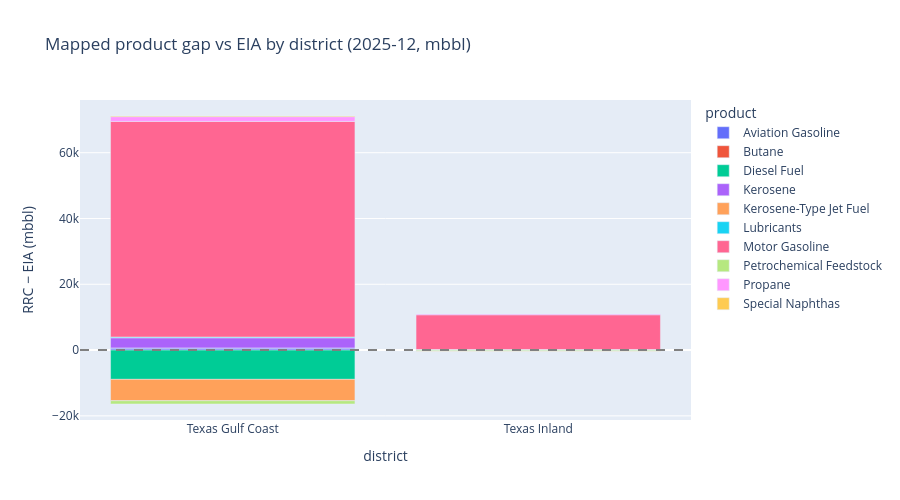
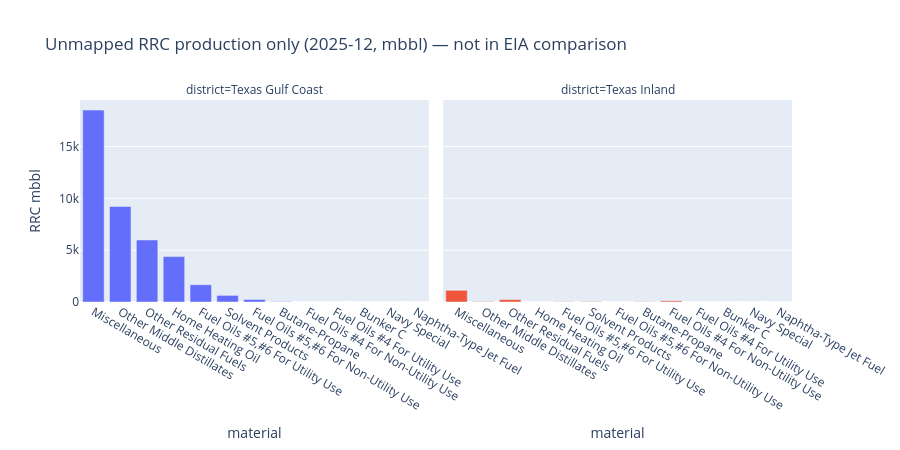

Notebook code for these charts, in order:
### Code cell
# ── Gap decomposition: which products drive the district difference? ─────────
# Compare mapped-product diffs vs total EP00 gap; unmapped RRC fills the remainder.

def gap_decomposition(period, route='refp2'):
    total = compare[compare['route'] == route].copy()
    total = total[total['period'] == period][['district', 'rrc_mbbl', 'eia_mbbl', 'diff_mbbl']].rename(
        columns={'diff_mbbl': 'total_diff_mbbl'}
    )

    prod = prod_compare_all[(prod_compare_all['route'] == route) & (prod_compare_all['period'] == period)]
    prod_gap = (
        prod.groupby(['district', 'material'], as_index=False)['diff_mbbl']
        .sum()
        .rename(columns={'diff_mbbl': 'mapped_diff_mbbl'})
    )

    unmapped = rrc_unmapped[rrc_unmapped['period'] == period].groupby('district', as_index=False)['rrc_mbbl'].sum()
    unmapped = unmapped.rename(columns={'rrc_mbbl': 'unmapped_rrc_mbbl'})

    summary = total.merge(
        prod_gap.groupby('district', as_index=False)['mapped_diff_mbbl'].sum(),
        on='district', how='left',
    ).merge(unmapped, on='district', how='left')
    summary['unmapped_rrc_mbbl'] = summary['unmapped_rrc_mbbl'].fillna(0)
    summary['mapped_diff_mbbl'] = summary['mapped_diff_mbbl'].fillna(0)
    summary['unexplained_mbbl'] = summary['total_diff_mbbl'] - summary['mapped_diff_mbbl']

    return prod_gap, summary

decomp_period = prod_compare_all['period'].max()
prod_gap, gap_summary = gap_decomposition(decomp_period, route='refp2')
print(f'Gap decomposition for {decomp_period} (refp2):')
display(gap_summary)

# Stacked bar: mapped product contributions to diff (positive = RRC > EIA)
fig = px.bar(
    prod_gap,
    x='district', y='mapped_diff_mbbl', color='material',
    title=f'Mapped product gap vs EIA by district ({decomp_period}, mbbl)',
    labels={'mapped_diff_mbbl': 'RRC − EIA (mbbl)', 'material': 'product'},
    barmode='relative',
)
fig.add_hline(y=0, line_dash='dash', line_color='gray')
fig.update_layout(height=500)
fig.show()

# Unmapped RRC production (no EIA counterpart in PRODUCT_MAP)
unmapped_latest = rrc_unmapped[rrc_unmapped['period'] == decomp_period].copy()
fig2 = px.bar(
    unmapped_latest.sort_values('rrc_mbbl', ascending=False),
    x='material', y='rrc_mbbl', color='district', facet_col='district',
    title=f'Unmapped RRC production only ({decomp_period}, mbbl) — not in EIA comparison',
    labels={'rrc_mbbl': 'RRC mbbl'},
)
fig2.update_layout(height=450, showlegend=False)
fig2.show()

### Figure 1 — Plotly figure (JSON) as saved in the notebook; plotly's stock layout.template omitted (floating-point values rounded to 4 significant figures)
{"data": [{"hovertemplate": "product=Aviation Gasoline<br>district=%{x}<br>RRC − EIA (mbbl)=%{y}<extra></extra>", "legendgroup": "Aviation Gasoline", "marker": {"color": "#636efa", "pattern": {"shape": ""}}, "name": "Aviation Gasoline", "orientation": "v", "showlegend": true, "textposition": "auto", "type": "bar", "x": ["Texas Gulf Coast", "Texas Inland"], "xaxis": "x", "y": [630.9, 0.813], "yaxis": "y"}, {"hovertemplate": "product=Butane<br>district=%{x}<br>RRC − EIA (mbbl)=%{y}<extra></extra>", "legendgroup": "Butane", "marker": {"color": "#EF553B", "pattern": {"shape": ""}}, "name": "Butane", "orientation": "v", "showlegend": true, "textposition": "auto", "type": "bar", "x": ["Texas Gulf Coast", "Texas Inland"], "xaxis": "x", "y": [25.04, 144.5], "yaxis": "y"}, {"hovertemplate": "product=Diesel Fuel<br>district=%{x}<br>RRC − EIA (mbbl)=%{y}<extra></extra>", "legendgroup": "Diesel Fuel", "marker": {"color": "#00cc96", "pattern": {"shape": ""}}, "name": "Diesel Fuel", "orientation": "v", "showlegend": true, "textposition": "auto", "type": "bar", "x": ["Texas Gulf Coast", "Texas Inland"], "xaxis": "x", "y": [-8911.0, 26.56], "yaxis": "y"}, {"hovertemplate": "product=Kerosene<br>district=%{x}<br>RRC − EIA (mbbl)=%{y}<extra></extra>", "legendgroup": "Kerosene", "marker": {"color": "#ab63fa", "pattern": {"shape": ""}}, "name": "Kerosene", "orientation": "v", "showlegend": true, "textposition": "auto", "type": "bar", "x": ["Texas Gulf Coast", "Texas Inland"], "xaxis": "x", "y": [3069.0, -10.0], "yaxis": "y"}, {"hovertemplate": "product=Kerosene-Type Jet Fuel<br>district=%{x}<br>RRC − EIA (mbbl)=%{y}<extra></extra>", "legendgroup": "Kerosene-Type Jet Fuel", "marker": {"color": "#FFA15A", "pattern": {"shape": ""}}, "name": "Kerosene-Type Jet Fuel", "orientation": "v", "showlegend": true, "textposition": "auto", "type": "bar", "x": ["Texas Gulf Coast", "Texas Inland"], "xaxis": "x", "y": [-6493.0, -0.377], "yaxis": "y"}, {"hovertemplate": "product=Lubricants<br>district=%{x}<br>RRC − EIA (mbbl)=%{y}<extra></extra>", "legendgroup": "Lubricants", "marker": {"color": "#19d3f3", "pattern": {"shape": ""}}, "name": "Lubricants", "orientation": "v", "showlegend": true, "textposition": "auto", "type": "bar", "x": ["Texas Gulf Coast", "Texas Inland"], "xaxis": "x", "y": [243.1, 0.884], "yaxis": "y"}, {"hovertemplate": "product=Motor Gasoline<br>district=%{x}<br>RRC − EIA (mbbl)=%{y}<extra></extra>", "legendgroup": "Motor Gasoline", "marker": {"color": "#FF6692", "pattern": {"shape": ""}}, "name": "Motor Gasoline", "orientation": "v", "showlegend": true, "textposition": "auto", "type": "bar", "x": ["Texas Gulf Coast", "Texas Inland"], "xaxis": "x", "y": [65540.0, 10560.0], "yaxis": "y"}, {"hovertemplate": "product=Petrochemical Feedstock<br>district=%{x}<br>RRC − EIA (mbbl)=%{y}<extra></extra>", "legendgroup": "Petrochemical Feedstock", "marker": {"color": "#B6E880", "pattern": {"shape": ""}}, "name": "Petrochemical Feedstock", "orientation": "v", "showlegend": true, "textposition": "auto", "type": "bar", "x": ["Texas Gulf Coast", "Texas Inland"], "xaxis": "x", "y": [-993.9, -289.1], "yaxis": "y"}, {"hovertemplate": "product=Propane<br>district=%{x}<br>RRC − EIA (mbbl)=%{y}<extra></extra>", "legendgroup": "Propane", "marker": {"color": "#FF97FF", "pattern": {"shape": ""}}, "name": "Propane", "orientation": "v", "showlegend": true, "textposition": "auto", "type": "bar", "x": ["Texas Gulf Coast", "Texas Inland"], "xaxis": "x", "y": [1451.0, 261.2], "yaxis": "y"}, {"hovertemplate": "product=Special Naphthas<br>district=%{x}<br>RRC − EIA (mbbl)=%{y}<extra></extra>", "legendgroup": "Special Naphthas", "marker": {"color": "#FECB52", "pattern": {"shape": ""}}, "name": "Special Naphthas", "orientation": "v", "showlegend": true, "textposition": "auto", "type": "bar", "x": ["Texas Gulf Coast", "Texas Inland"], "xaxis": "x", "y": [195.6, -36.97], "yaxis": "y"}], "layout": {"barmode": "relative", "height": 500, "legend": {"title": {"text": "product"}, "tracegroupgap": 0}, "shapes": [{"line": {"color": "gray", "dash": "dash"}, "type": "line", "x0": 0, "x1": 1, "xref": "x domain", "y0": 0, "y1": 0, "yref": "y"}], "title": {"text": "Mapped product gap vs EIA by district (2025-12, mbbl)"}, "xaxis": {"anchor": "y", "domain": [0, 1], "title": {"text": "district"}}, "yaxis": {"anchor": "x", "domain": [0, 1], "title": {"text": "RRC − EIA (mbbl)"}}}}

### Figure 2 — Plotly figure (JSON) as saved in the notebook; plotly's stock layout.template omitted (floating-point values rounded to 4 significant figures)
{"data": [{"hovertemplate": "district=Texas Gulf Coast<br>material=%{x}<br>RRC mbbl=%{y}<extra></extra>", "legendgroup": "Texas Gulf Coast", "marker": {"color": "#636efa", "pattern": {"shape": ""}}, "name": "Texas Gulf Coast", "orientation": "v", "showlegend": true, "textposition": "auto", "type": "bar", "x": ["Miscellaneous", "Other Middle Distillates", "Other Residual Fuels", "Home Heating Oil", "Fuel Oils #5,#6 For Utility Use", "Solvent Products", "Fuel Oils #5,#6 For Non-Utility Use", "Butane-Propane", "Fuel Oils #4 For Non-Utility Use", "Fuel Oils #4 For Utility Use", "Bunker C", "Navy Special", "Naphtha-Type Jet Fuel"], "xaxis": "x", "y": [18520.0, 9222.0, 5983.0, 4379.0, 1666.0, 636.8, 243.9, 42.72, 1.116, 0.0, 0.0, 0.0, 0.0], "yaxis": "y"}, {"hovertemplate": "district=Texas Inland<br>material=%{x}<br>RRC mbbl=%{y}<extra></extra>", "legendgroup": "Texas Inland", "marker": {"color": "#EF553B", "pattern": {"shape": ""}}, "name": "Texas Inland", "orientation": "v", "showlegend": true, "textposition": "auto", "type": "bar", "x": ["Miscellaneous", "Other Residual Fuels", "Fuel Oils #4 For Non-Utility Use", "Other Middle Distillates", "Solvent Products", "Fuel Oils #5,#6 For Utility Use", "Butane-Propane", "Bunker C", "Fuel Oils #4 For Utility Use", "Fuel Oils #5,#6 For Non-Utility Use", "Home Heating Oil", "Naphtha-Type Jet Fuel", "Navy Special"], "xaxis": "x2", "y": [1126.0, 231.7, 110.7, 46.97, 31.89, 25.25, 23.37, 0.0, 0.0, 0.0, 0.0, 0.0, 0.0], "yaxis": "y2"}], "layout": {"annotations": [{"font": {}, "showarrow": false, "text": "district=Texas Gulf Coast", "x": 0.245, "xanchor": "center", "xref": "paper", "y": 1, "yanchor": "bottom", "yref": "paper"}, {"font": {}, "showarrow": false, "text": "district=Texas Inland", "x": 0.755, "xanchor": "center", "xref": "paper", "y": 1, "yanchor": "bottom", "yref": "paper"}], "barmode": "relative", "height": 450, "legend": {"title": {"text": "district"}, "tracegroupgap": 0}, "showlegend": false, "title": {"text": "Unmapped RRC production only (2025-12, mbbl) — not in EIA comparison"}, "xaxis": {"anchor": "y", "domain": [0, 0.49], "title": {"text": "material"}}, "xaxis2": {"anchor": "y2", "domain": [0.51, 1], "matches": "x", "title": {"text": "material"}}, "yaxis": {"anchor": "x", "domain": [0, 1], "title": {"text": "RRC mbbl"}}, "yaxis2": {"anchor": "x2", "domain": [0, 1], "matches": "y", "showticklabels": false}}}
